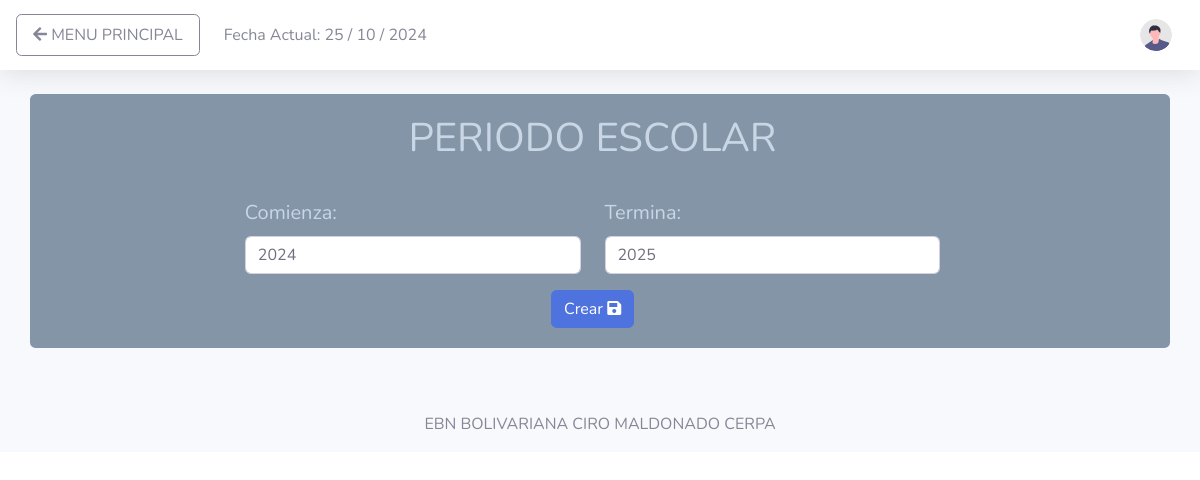
Before: /proceso/periodo_escolar/periodoescolar.php with the older database file.
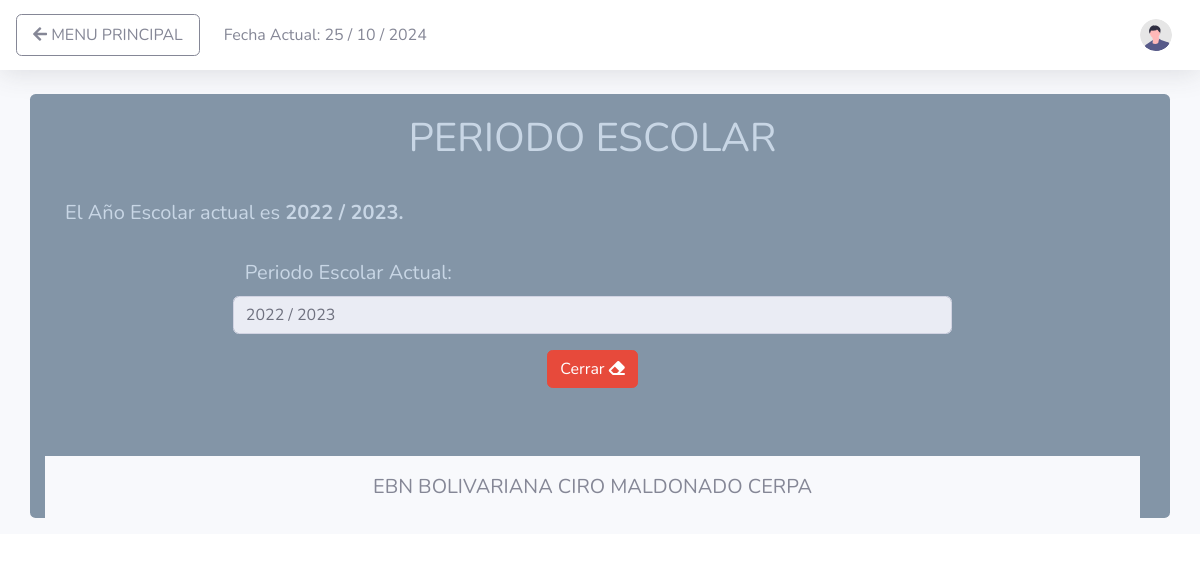
After: the same page with the newer database file.
### tables this page shows
CREATE TABLE `periodo` (
  `id` int(100) NOT NULL,
  `part1` int(4) NOT NULL,
  `part2` int(4) NOT NULL,
  `activo` enum('si','no') NOT NULL
);

### src/basedata2.php (called while the page is built)
<?php
class baseData{
    public function conexion() {
        try{
            $dbuser = 'root';
            $dbpass = '';
            $pdo = new PDO('mysql:host=localhost;dbname=100', $dbuser, $dbpass);
            $pdo->setAttribute(PDO::ATTR_DEFAULT_FETCH_MODE, PDO::FETCH_ASSOC);
            $pdo->exec("SET NAMES 'utf8'");
            return $pdo;
        } catch (PDOException $e) {
            print "ERROR!: ". $e->getmessage() . "<br/>";
            die();
        }
    }
}

### src/periodo.class.php (the view, shortened to what this page needs)
<?php
class periodoEscolar {
    private $basedata;
    public function __construct(){
      require_once 'basedata2.php';
      $this->basedata = new baseData;
      $this->basedata->conexion();
    }
  public function getPeriodo(){
    $sql = "SELECT * FROM periodo WHERE activo = 'si'";
    $stmt = $this->basedata->conexion()->query($sql);
    $stmt->execute();
    $resultados = $stmt->fetch();
    if ($stmt->rowCount() > 0) {
      echo '<form action="">
      El Año Escolar actual es <b>'.$resultados['part1'] .' / '. $resultados['part2'] .'.</b><br><br>
      <div class="row justify-content-center">
        <div class="col-sm-8">
          <div class="form-group row">
            <div class="col">
              <label for="termina">Periodo Escolar Actual:</label>
            </div>
            <input type="text" maxlength="4" pattern="[0-9]*" value="'. $resultados['part1'] .' / '. $resultados['part2'] .'" class="form-control" readonly>
          </div>
        </div>
      </div>
      <div class="row justify-content-center">
          <button type="button"  class="btn btn-danger"  data-toggle="modal" data-target="#verDetalles-">
            Cerrar
            <i class="fa fa-eraser"></i>
          </button>
        <input name="id" id="id" type="hidden" value="'. $resultados['id'] .'">
      </div>
            Si está seguro de querer cerrar el periodo escolar actual '. $resultados['part1'] .' / '. $resultados['part2'] .' , haga clic en "Confirmar".
              <input type="hidden" maxlength="4" pattern="[0-9]*" value="'. $resultados['part2'] .'" class="form-control" id="termina_end" name="termina_end" readonly>
              <input type="hidden" maxlength="4" pattern="[0-9]*" value="'. $resultados['part1'] .'" class="form-control" id="comienza_end" name="comienza_end" readonly>
      </form>';
    } else {
      $pa=date('Y')+1;
      echo'
      <form action="">
      <div class="row justify-content-center">
        <div class="col-sm-8">
          <div class="form-group row">
                  <div class="col">
                      <label for="comienza">Comienza:</label>
                      <input value="'.date('Y').'" type="text" pattern="[0-9]*" maxlength="4"class="form-control" id="comienza" name="comienza" required>
                  </div>
                  <div class="col">
                      <label for="termina">Termina:</label>
                      <input value="'.$pa.'" type="text" pattern="[0-9]*" maxlength="4" class="form-control" id="termina" name="termina" required>
                  </div>
              </div>
          </div>
      </div>
      <div class="row justify-content-center">
        <button type="periodo_escolar" id="periodo_escolar" class="btn btn-primary" name="submit">
          Crear
          <i class="fa fa-save"></i>
        </button>
      </div>
      </form>';
    }
  }
  }

Changed rows visible on the page:
added periodo: part1 "2022", part2 "2023", part1+part2 "2022 / 2023"
Other visible differences:
form field comienza: "2024" → (not shown)
form field termina: "2025" → (not shown)
text no longer shown: "Comienza: Termina: Crear"
text now shown: "El Año Escolar actual es / . Periodo Escolar Actual: Cerrar"
